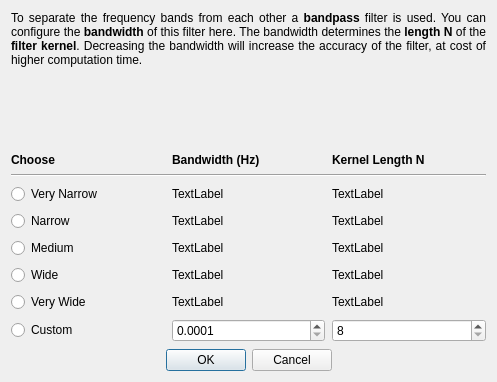
<?xml version="1.0" encoding="UTF-8"?>
<ui version="4.0">
 <class>DialogFilterBandwidth</class>
 <widget class="QDialog" name="DialogFilterBandwidth">
  <property name="geometry">
   <rect>
    <x>0</x>
    <y>0</y>
    <width>497</width>
    <height>382</height>
   </rect>
  </property>
  <property name="windowTitle">
   <string>Configure Filter Bandwidth</string>
  </property>
  <layout class="QVBoxLayout" name="verticalLayout" stretch="1,3,1">
   <property name="spacing">
    <number>7</number>
   </property>
   <item>
    <widget class="QLabel" name="labelExplanation">
     <property name="sizePolicy">
      <sizepolicy hsizetype="Preferred" vsizetype="Preferred">
       <horstretch>0</horstretch>
       <verstretch>0</verstretch>
      </sizepolicy>
     </property>
     <property name="text">
      <string>&lt;html&gt;&lt;head/&gt;&lt;body&gt;To separate the frequency bands from each other a &lt;b&gt;bandpass&lt;/b&gt; filter is used. You can configure the &lt;b&gt;bandwidth&lt;/b&gt; of this filter here. The bandwidth determines the &lt;b&gt;length N&lt;/b&gt; of the&lt;b&gt; filter kernel&lt;/b&gt;. Decreasing the bandwidth will increase the accuracy of the filter, at cost of higher computation time.&lt;/body&gt;&lt;/html&gt;</string>
     </property>
     <property name="alignment">
      <set>Qt::AlignJustify|Qt::AlignTop</set>
     </property>
     <property name="wordWrap">
      <bool>true</bool>
     </property>
    </widget>
   </item>
   <item>
    <layout class="QGridLayout" name="gridLayout">
     <item row="7" column="1">
      <widget class="QDoubleSpinBox" name="doubleSpinBoxCustomBandwidth">
       <property name="sizePolicy">
        <sizepolicy hsizetype="Minimum" vsizetype="Fixed">
         <horstretch>0</horstretch>
         <verstretch>0</verstretch>
        </sizepolicy>
       </property>
       <property name="decimals">
        <number>4</number>
       </property>
       <property name="minimum">
        <double>0.000100000000000</double>
       </property>
       <property name="maximum">
        <double>0.500000000000000</double>
       </property>
      </widget>
     </item>
     <item row="7" column="2">
      <widget class="QSpinBox" name="spinBoxCustomKernelLength">
       <property name="minimum">
        <number>8</number>
       </property>
       <property name="maximum">
        <number>999999999</number>
       </property>
      </widget>
     </item>
     <item row="7" column="0">
      <widget class="QRadioButton" name="radioButtonCustom">
       <property name="text">
        <string>Custom</string>
       </property>
      </widget>
     </item>
     <item row="4" column="2">
      <widget class="QLabel" name="labelMediumKernelLength">
       <property name="text">
        <string>TextLabel</string>
       </property>
      </widget>
     </item>
     <item row="5" column="0">
      <widget class="QRadioButton" name="radioButtonWide">
       <property name="text">
        <string>Wide</string>
       </property>
      </widget>
     </item>
     <item row="6" column="2">
      <widget class="QLabel" name="labelVeryWideKernelLength">
       <property name="text">
        <string>TextLabel</string>
       </property>
      </widget>
     </item>
     <item row="3" column="0">
      <widget class="QRadioButton" name="radioButtonNarrow">
       <property name="text">
        <string>Narrow</string>
       </property>
      </widget>
     </item>
     <item row="5" column="1">
      <widget class="QLabel" name="labelWideBandwidth">
       <property name="text">
        <string>TextLabel</string>
       </property>
      </widget>
     </item>
     <item row="2" column="2">
      <widget class="QLabel" name="labelVeryNarrowKernelLength">
       <property name="text">
        <string>TextLabel</string>
       </property>
      </widget>
     </item>
     <item row="0" column="1">
      <widget class="QLabel" name="labelBandwidthCaption">
       <property name="text">
        <string>&lt;b&gt;Bandwidth (Hz)&lt;/b&gt;</string>
       </property>
      </widget>
     </item>
     <item row="3" column="1">
      <widget class="QLabel" name="labelNarrowBandwidth">
       <property name="text">
        <string>TextLabel</string>
       </property>
      </widget>
     </item>
     <item row="3" column="2">
      <widget class="QLabel" name="labelNarrowKernelLength">
       <property name="text">
        <string>TextLabel</string>
       </property>
      </widget>
     </item>
     <item row="2" column="1">
      <widget class="QLabel" name="labelVeryNarrowBandwidth">
       <property name="text">
        <string>TextLabel</string>
       </property>
      </widget>
     </item>
     <item row="0" column="2">
      <widget class="QLabel" name="labelKernelLengthCaption">
       <property name="text">
        <string>&lt;b &gt;Kernel Length N&lt;/b&gt;</string>
       </property>
      </widget>
     </item>
     <item row="5" column="2">
      <widget class="QLabel" name="labelWideKernelLength">
       <property name="text">
        <string>TextLabel</string>
       </property>
      </widget>
     </item>
     <item row="6" column="0">
      <widget class="QRadioButton" name="radioButtonVery_Wide">
       <property name="text">
        <string>Very Wide</string>
       </property>
      </widget>
     </item>
     <item row="2" column="0">
      <widget class="QRadioButton" name="radioButtonVery_Narrow">
       <property name="text">
        <string>Very Narrow</string>
       </property>
      </widget>
     </item>
     <item row="0" column="0">
      <widget class="QLabel" name="label">
       <property name="sizePolicy">
        <sizepolicy hsizetype="Preferred" vsizetype="Maximum">
         <horstretch>0</horstretch>
         <verstretch>0</verstretch>
        </sizepolicy>
       </property>
       <property name="text">
        <string>&lt;b&gt;Choose &lt;/b&gt;</string>
       </property>
      </widget>
     </item>
     <item row="6" column="1">
      <widget class="QLabel" name="labelVeryWideBandwidth">
       <property name="text">
        <string>TextLabel</string>
       </property>
      </widget>
     </item>
     <item row="4" column="0">
      <widget class="QRadioButton" name="radioButtonMedium">
       <property name="text">
        <string>Medium</string>
       </property>
      </widget>
     </item>
     <item row="4" column="1">
      <widget class="QLabel" name="labelMediumBandwidth">
       <property name="text">
        <string>TextLabel</string>
       </property>
      </widget>
     </item>
     <item row="1" column="0" colspan="3">
      <widget class="Line" name="line">
       <property name="orientation">
        <enum>Qt::Horizontal</enum>
       </property>
      </widget>
     </item>
    </layout>
   </item>
   <item>
    <widget class="QDialogButtonBox" name="buttonBox">
     <property name="orientation">
      <enum>Qt::Horizontal</enum>
     </property>
     <property name="standardButtons">
      <set>QDialogButtonBox::Cancel|QDialogButtonBox::Ok</set>
     </property>
     <property name="centerButtons">
      <bool>true</bool>
     </property>
    </widget>
   </item>
  </layout>
 </widget>
 <resources/>
 <connections>
  <connection>
   <sender>buttonBox</sender>
   <signal>accepted()</signal>
   <receiver>DialogFilterBandwidth</receiver>
   <slot>accept()</slot>
   <hints>
    <hint type="sourcelabel">
     <x>248</x>
     <y>254</y>
    </hint>
    <hint type="destinationlabel">
     <x>157</x>
     <y>274</y>
    </hint>
   </hints>
  </connection>
  <connection>
   <sender>buttonBox</sender>
   <signal>rejected()</signal>
   <receiver>DialogFilterBandwidth</receiver>
   <slot>reject()</slot>
   <hints>
    <hint type="sourcelabel">
     <x>316</x>
     <y>260</y>
    </hint>
    <hint type="destinationlabel">
     <x>286</x>
     <y>274</y>
    </hint>
   </hints>
  </connection>
 </connections>
</ui>
